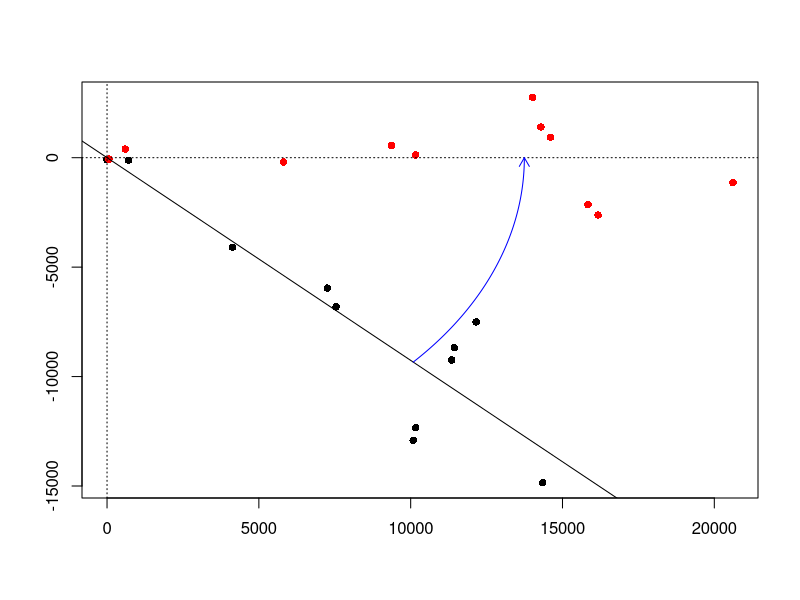

Generate this figure with R:
###
# rotate along a ols line, e.g., centroids

# rotation function
rot <- function(x,y,theta) {
  cbind(x*cos(theta) - y*sin(theta), x*sin(theta) + y *cos(theta))
}

# import example centroids to rotate
cen <- read.table(
  text = "id,point_x,point_y
  1,775125.2941,7143769.463
  2,769092.9315,7152012.59
  3,776398.4907,7147422.794
  4,777116.4884,7148601.413
  4,776311.9042,7146863.146
  5,779310.7058,7141260.952
  6,775044.4349,7143194.94
  7,764961.1306,7156014.789
  8,772502.5477,7149289.373
  9,765667.4801,7155985.065
  10,772217.3778,7150147.382",
  header = TRUE, sep = ',', stringsAsFactors = FALSE
)

# grab unrotated centroids
x0 <- cen[,'point_x']
y0 <- cen[, 'point_y']

# set min x to origin
x1 <- x0 - min(x0)

# fit a line
m1 <- lm(y0 ~ x1)

# grab the int(ercept) and bet(a)
int <- coef(m1)[1]
bet <- coef(m1)[2]

# set min y to origin
y1 <- y0 - int

# calculate rotation angle theta
theta <- -atan(bet)

# rotate the centroids
cen_rotated <- rot(x1, y1, theta)

# x has to be dragged back to 0
x_rotated <- cen_rotated[, 1] - min(cen_rotated[, 1])
y_rotated <- cen_rotated[, 2]



###
### make a nice plot of the rotation
###

# make the plotting area
xx <- c(x1, cen_rotated[, 1])
yy <- c(y1, cen_rotated[, 2])

plot(xx, yy, 
  type = 'n', main = "", xlab = "", ylab = ""
)

# plot original (shifted to origin)
points(x1, y1, pch = 16)

# plot rotated
points(cen_rotated, pch = 16, col = "red")

## plot some frills
# guidelines
abline(h = 0, lty = 3)
abline(v = 0, lty = 3)
abline(0, bet)

# nice arrow
theta_seq <- seq(0, theta, .001)
x_seq <- median(x1)
y_seq <- x_seq * bet
rot_seq <- rot(x_seq, y_seq, theta_seq)

lines(rot_seq, col = "blue")

g0 <- rot_seq[length(rot_seq[, 1]) - 1, 1]
h0 <- rot_seq[length(rot_seq[, 1]) - 1, 2]
g1 <- rot_seq[length(rot_seq[, 1]), 1]
h1 <- rot_seq[length(rot_seq[, 1]), 2]

arrows(g0, h0, g1, h1, col = "blue", length = .1)
